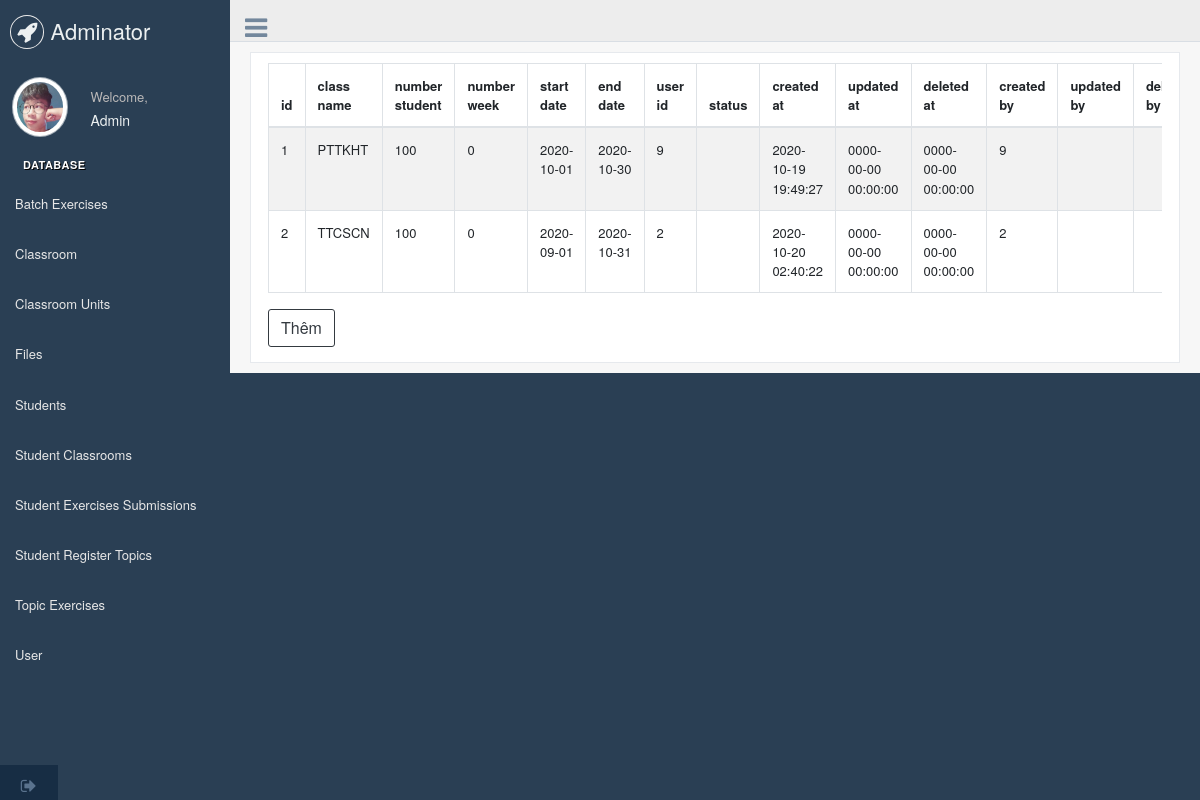
The app's page /InsideSite/manageDatabase.php?page=class_rooms (signed in) with its own data.
### tables this page shows
CREATE TABLE `class_rooms` (
  `id` bigint(20) NOT NULL,
  `class_name` varchar(255) DEFAULT NULL,
  `number_student` int(11) DEFAULT NULL,
  `number_week` int(11) DEFAULT NULL,
  `start_date` date DEFAULT NULL,
  `end_date` date DEFAULT NULL,
  `user_id` bigint(20) DEFAULT NULL,
  `status` int(11) DEFAULT NULL,
  `created_by` bigint(20) DEFAULT NULL,
  `created_at` timestamp NOT NULL DEFAULT CURRENT_TIMESTAMP ON UPDATE CURRENT_TIMESTAMP,
  `updated_by` bigint(20) DEFAULT NULL,
  `updated_at` timestamp NOT NULL DEFAULT '0000-00-00 00:00:00',
  `deleted_by` bigint(20) DEFAULT NULL,
  `deleted_at` timestamp NOT NULL DEFAULT '0000-00-00 00:00:00'
);

### InsideSite/displayDB/class_rooms.php (the view, shortened to what this page needs)
<?php
	if(isset($_GET['edit'])){
		$sql = "select * from class_rooms
				where id = '".$_GET['edit']."'";
		$stmt = $conn->prepare($sql);
		$stmt->execute();
		$profile=$stmt->fetch(PDO::FETCH_ASSOC);
		include_once 'editDB/class_rooms_editDP.php';
		include_once 'editDB/class_rooms_editDB.php';
		if(isset($error))
	    {
	      	foreach($error as $err)
	      	{
	          	?>
              	<div class="container body">
                  	<div class="main_container">
                      	<div class="right_col" role="main">
                        	<div class="alert alert-danger">
                            <i class="fa fa-warning"></i> &nbsp; <?php echo $err; ?>
                        	</div>
                      	</div>
                  	</div>
              	</div>
	          	<?php
	      	}
	  	}
	}
	else{
?>
  <body class="nav-md">
    <div class="container body">
      <div class="main_container">
        <div class="right_col" role="main">
          <div class="row">
            <div class="col-md-12 col-sm-12 ">
              <div class="x_panel">
                <div class="row">
                  <div class="col-sm-12">
                    <div class="card-box table-responsive">
                    <table id="datatable" class="table table-striped table-bordered" style="width:100%">
                      <thead>
                        <tr>
                          	<th>id</th>
							<th>class name</th>
							<th>number student</th>
							<th>number week</th>
							<th>start date</th>
							<th>end date</th>
							<th>user id</th>
							<th>status</th>
							<th>created at</th>
							<th>updated at</th>
							<th>deleted at</th>
							<th>created by</th>
							<th>updated by</th>
							<th>deleted by</th>
                        </tr>
                      </thead>
                      <tbody>
<?php
	$sql = "select * from class_rooms";
	$stmt = $conn->prepare($sql);
	$stmt->execute();
	while($row=$stmt->fetch(PDO::FETCH_ASSOC)){
		echo '<tr><td>'.$row['id'].'</td>';
		echo '<td>'.$row['class_name'].'</td>';
		echo '<td>'.$row['number_student'].'</td>';
		echo '<td>'.$row['number_week'].'</td>';
		echo '<td>'.$row['start_date'].'</td>';
		echo '<td>'.$row['end_date'].'</td>';
		echo '<td>'.$row['user_id'].'</td>';
		echo '<td>'.$row['status'].'</td>';
		echo '<td>'.$row['created_at'].'</td>';
		echo '<td>'.$row['updated_at'].'</td>';
		echo '<td>'.$row['deleted_at'].'</td>';
		echo '<td>'.$row['created_by'].'</td>';
		echo '<td>'.$row['updated_by'].'</td>';
		echo '<td>'.$row['deleted_by'].'</td>';
?>
		</tr>
<?php
	}
?>
                      </tbody>
					</table>
					<a href="manageDatabase.php?page=class_rooms&&insert" class="btn btn-outline-dark" >Thêm</a>
                    </div>
                  </div>
                </div>
              </div>
            </div>
          </div>
        </div>
      </div>
	</div>
  </body>
</html>
<?php
	}
?>

### records on screen
class_rooms: id "1", class_name "PTTKHT", number_student "100", number_week "0", start_date "2020-10-01", end_date "2020-10-30", user "9", created_at "2020-10-19 19:49:27", updated_at "0000-00-00 00:00:00", deleted_at "0000-00-00 00:00:00", created_by "9"
class_rooms: id "2", class_name "TTCSCN", number_student "100", number_week "0", start_date "2020-09-01", end_date "2020-10-31", user "2", created_at "2020-10-20 02:40:22", updated_at "0000-00-00 00:00:00", deleted_at "0000-00-00 00:00:00", created_by "2"
